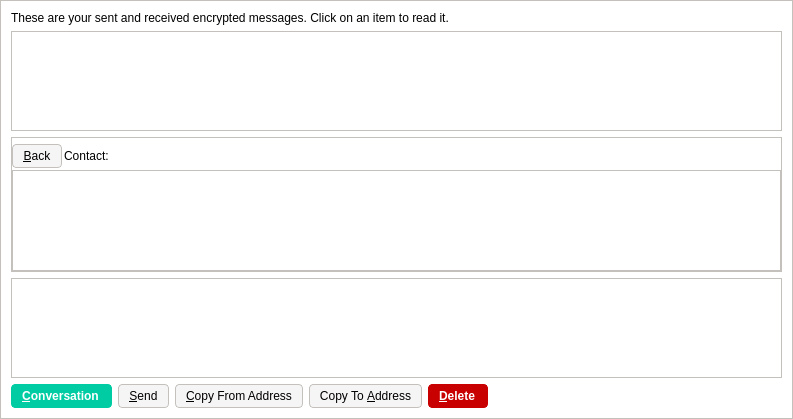
<?xml version="1.0" encoding="UTF-8"?>
<ui version="4.0">
 <class>MessagePage</class>
 <widget class="QWidget" name="MessagePage">
  <property name="geometry">
   <rect>
    <x>0</x>
    <y>0</y>
    <width>793</width>
    <height>419</height>
   </rect>
  </property>
  <property name="windowTitle">
   <string>Address Book</string>
  </property>
  <property name="styleSheet">
   <string notr="true">background-color: rgb(255, 255, 255);
border: 1px solid #c4c1bd;</string>
  </property>
  <layout class="QVBoxLayout" name="verticalLayout_2">
   <item>
    <widget class="QLabel" name="labelExplanation">
     <property name="styleSheet">
      <string notr="true">border: 0;</string>
     </property>
     <property name="text">
      <string>These are your sent and received encrypted messages. Click on an item to read it.</string>
     </property>
     <property name="textFormat">
      <enum>Qt::PlainText</enum>
     </property>
     <property name="wordWrap">
      <bool>true</bool>
     </property>
    </widget>
   </item>
   <item>
    <widget class="QTableView" name="tableView">
     <property name="contextMenuPolicy">
      <enum>Qt::CustomContextMenu</enum>
     </property>
     <property name="toolTip">
      <string>Click on a message to view it</string>
     </property>
     <property name="tabKeyNavigation">
      <bool>false</bool>
     </property>
     <property name="alternatingRowColors">
      <bool>true</bool>
     </property>
     <property name="selectionMode">
      <enum>QAbstractItemView::SingleSelection</enum>
     </property>
     <property name="selectionBehavior">
      <enum>QAbstractItemView::SelectRows</enum>
     </property>
     <property name="sortingEnabled">
      <bool>true</bool>
     </property>
     <attribute name="verticalHeaderVisible">
      <bool>false</bool>
     </attribute>
    </widget>
   </item>
   <item>
    <layout class="QVBoxLayout" name="verticalLayout">
     <item>
      <widget class="QGroupBox" name="messageDetails">
       <property name="title">
        <string/>
       </property>
       <layout class="QVBoxLayout" name="verticalLayout_4">
        <property name="spacing">
         <number>2</number>
        </property>
        <property name="leftMargin">
         <number>0</number>
        </property>
        <property name="topMargin">
         <number>6</number>
        </property>
        <property name="rightMargin">
         <number>0</number>
        </property>
        <property name="bottomMargin">
         <number>0</number>
        </property>
        <item>
         <layout class="QHBoxLayout" name="horizontalLayout_3">
          <item>
           <widget class="QPushButton" name="backButton">
            <property name="styleSheet">
             <string notr="true">background-color: rgb(245, 245, 245);
border-radius: 4px;
border: 1px solid #c4c1bd;
font-weight: 400;
padding: 4px;
padding-left: 10px;
padding-right: 10px;
icon-size: 0;</string>
            </property>
            <property name="text">
             <string>&amp;Back</string>
            </property>
            <property name="icon">
             <iconset resource="../bitcoin.qrc">
              <normaloff>:/icons/quit</normaloff>:/icons/quit</iconset>
            </property>
           </widget>
          </item>
          <item>
           <widget class="QLabel" name="labelContact">
            <property name="styleSheet">
             <string notr="true">border: 0;</string>
            </property>
            <property name="text">
             <string>Contact:</string>
            </property>
           </widget>
          </item>
          <item>
           <widget class="QLabel" name="contactLabel">
            <property name="styleSheet">
             <string notr="true">border: 0;</string>
            </property>
            <property name="text">
             <string/>
            </property>
           </widget>
          </item>
          <item>
           <spacer name="horizontalSpacer_3">
            <property name="orientation">
             <enum>Qt::Horizontal</enum>
            </property>
            <property name="sizeHint" stdset="0">
             <size>
              <width>40</width>
              <height>20</height>
             </size>
            </property>
           </spacer>
          </item>
         </layout>
        </item>
        <item>
         <widget class="QListView" name="listConversation">
          <property name="styleSheet">
           <string notr="true">#listConversation { color: #000000; }</string>
          </property>
         </widget>
        </item>
        <item>
         <layout class="QVBoxLayout" name="verticalLayout_3"/>
        </item>
       </layout>
      </widget>
     </item>
     <item>
      <widget class="MRichTextEdit" name="messageEdit" native="true">
       <property name="minimumSize">
        <size>
         <width>0</width>
         <height>100</height>
        </size>
       </property>
      </widget>
     </item>
     <item>
      <layout class="QHBoxLayout" name="horizontalLayout">
       <item>
        <widget class="QPushButton" name="newButton">
         <property name="styleSheet">
          <string notr="true">background-color: rgb(0, 204, 163);
color: rgb(255, 255, 255);
border-radius: 4px;
border-color:  rgb(0, 204, 163);
font-weight: 600;
padding: 4px;
padding-left: 10px;
padding-right: 12px;
icon-size: 0;</string>
         </property>
         <property name="text">
          <string>&amp;Conversation</string>
         </property>
         <property name="icon">
          <iconset resource="../bitcoin.qrc">
           <normaloff>:/icons/add</normaloff>:/icons/add</iconset>
         </property>
        </widget>
       </item>
       <item>
        <widget class="QPushButton" name="sendButton">
         <property name="toolTip">
          <string>Sign a message to prove you own a Nihilo address</string>
         </property>
         <property name="styleSheet">
          <string notr="true">background-color: rgb(245, 245, 245);
border-radius: 4px;
border: 1px solid #c4c1bd;
font-weight: 400;
padding: 4px;
padding-left: 10px;
padding-right: 10px;
icon-size: 0;</string>
         </property>
         <property name="text">
          <string>&amp;Send</string>
         </property>
         <property name="icon">
          <iconset resource="../bitcoin.qrc">
           <normaloff>:/icons/send</normaloff>:/icons/send</iconset>
         </property>
        </widget>
       </item>
       <item>
        <widget class="QPushButton" name="copyFromAddressButton">
         <property name="toolTip">
          <string>Copy the currently selected address to the system clipboard</string>
         </property>
         <property name="styleSheet">
          <string notr="true">background-color: rgb(245, 245, 245);
border-radius: 4px;
border: 1px solid #c4c1bd;
font-weight: 400;
padding: 4px;
padding-left: 10px;
padding-right: 10px;
icon-size: 0;</string>
         </property>
         <property name="text">
          <string>&amp;Copy From Address</string>
         </property>
         <property name="icon">
          <iconset resource="../bitcoin.qrc">
           <normaloff>:/icons/editcopy</normaloff>:/icons/editcopy</iconset>
         </property>
        </widget>
       </item>
       <item>
        <widget class="QPushButton" name="copyToAddressButton">
         <property name="toolTip">
          <string>Copy the currently selected address to the system clipboard</string>
         </property>
         <property name="styleSheet">
          <string notr="true">background-color: rgb(245, 245, 245);
border-radius: 4px;
border: 1px solid #c4c1bd;
font-weight: 400;
padding: 4px;
padding-left: 10px;
padding-right: 10px;
icon-size: 0;</string>
         </property>
         <property name="text">
          <string>Copy To &amp;Address</string>
         </property>
         <property name="icon">
          <iconset resource="../bitcoin.qrc">
           <normaloff>:/icons/editcopy</normaloff>:/icons/editcopy</iconset>
         </property>
        </widget>
       </item>
       <item>
        <widget class="QPushButton" name="deleteButton">
         <property name="toolTip">
          <string>Delete the currently selected address from the list</string>
         </property>
         <property name="styleSheet">
          <string notr="true">background-color: #c80000;
color: rgb(255, 255, 255);
border-radius: 4px;
border-color:  #c80000;
font-weight: 600;
padding: 4px;
padding-left: 10px;
padding-right: 12px;
icon-size: 0;</string>
         </property>
         <property name="text">
          <string>&amp;Delete</string>
         </property>
         <property name="icon">
          <iconset resource="../bitcoin.qrc">
           <normaloff>:/icons/remove</normaloff>:/icons/remove</iconset>
         </property>
        </widget>
       </item>
       <item>
        <spacer name="horizontalSpacer">
         <property name="orientation">
          <enum>Qt::Horizontal</enum>
         </property>
         <property name="sizeHint" stdset="0">
          <size>
           <width>40</width>
           <height>20</height>
          </size>
         </property>
        </spacer>
       </item>
      </layout>
     </item>
    </layout>
   </item>
  </layout>
 </widget>
 <customwidgets>
  <customwidget>
   <class>MRichTextEdit</class>
   <extends>QWidget</extends>
   <header>mrichtextedit.h</header>
   <container>1</container>
  </customwidget>
 </customwidgets>
 <resources>
  <include location="../bitcoin.qrc"/>
 </resources>
 <connections/>
</ui>
